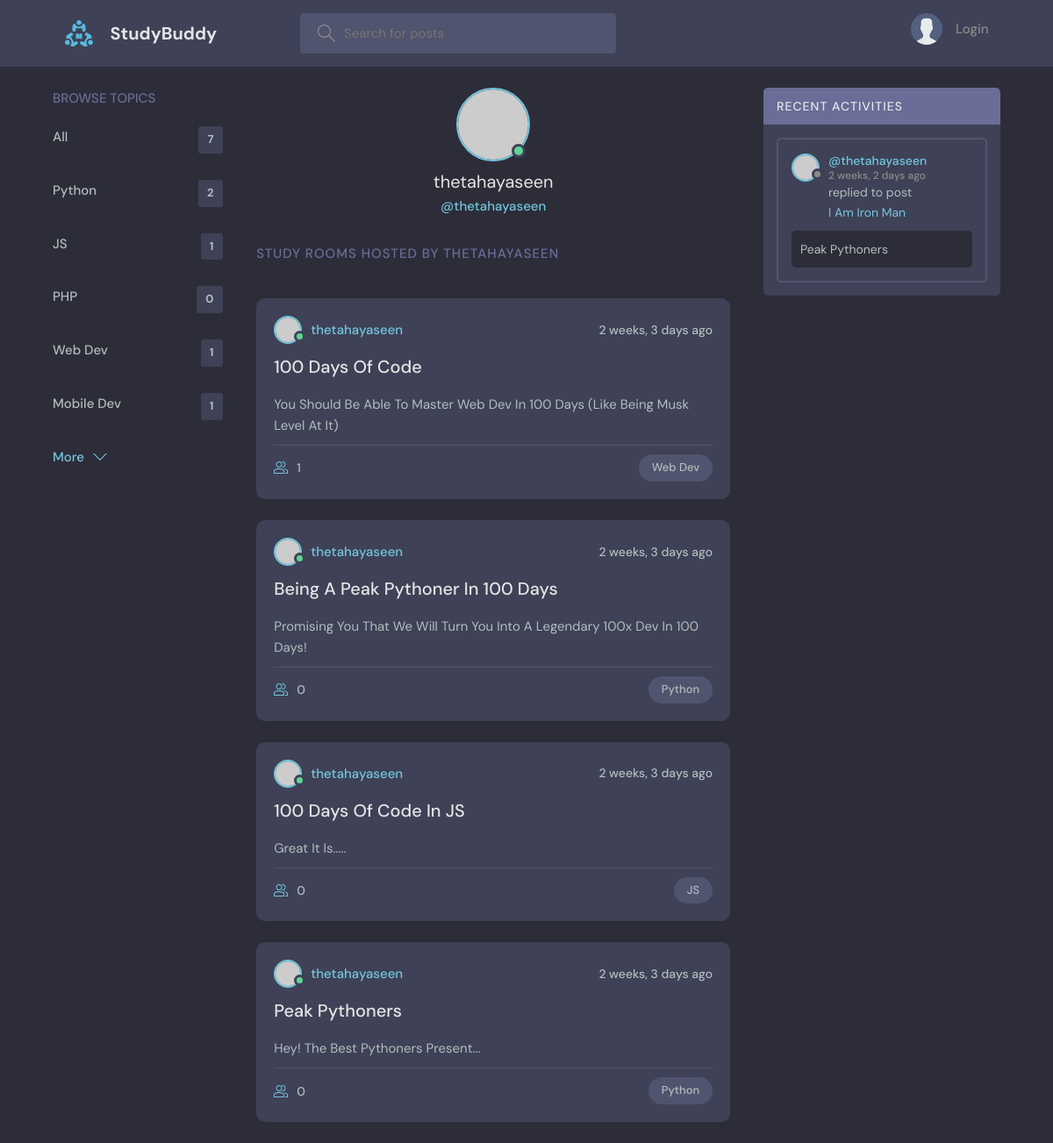
The page /user-profile/1 on the database as committed earlier.
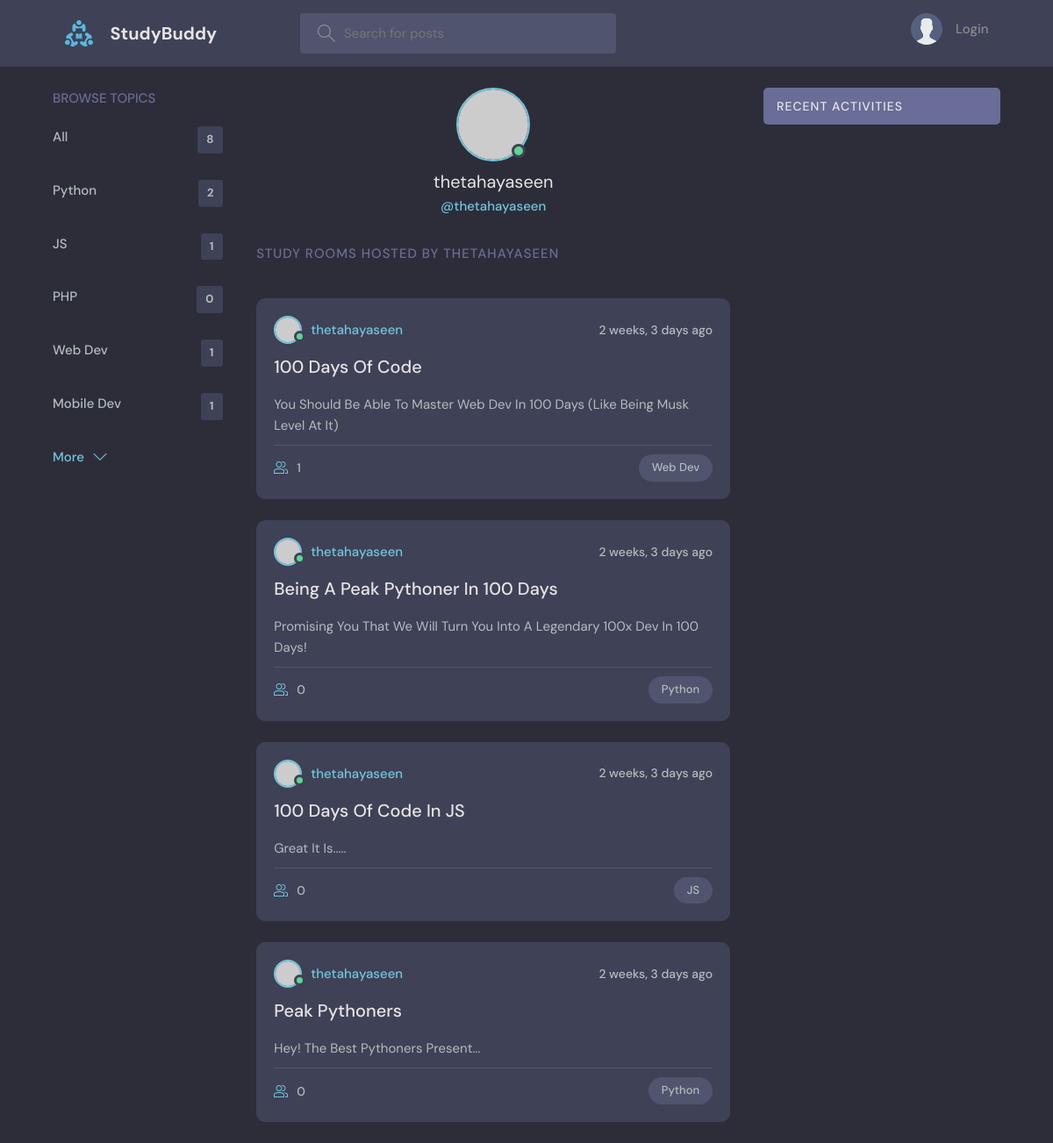
The same page on the database as committed later.
### base/models.py (models this page shows)
class Topic(models.Model):
    name = models.CharField(max_length=200)
    def __str__(self):
        return str(self.name)

class Room(models.Model):
    host = models.ForeignKey(User, on_delete=models.SET_NULL, null = True)
    topic = models.ForeignKey(Topic, on_delete=models.SET_NULL, null = True)
    name = models.CharField(max_length=200)
    description = models.TextField(null=True, blank=True)
    participants = models.ManyToManyField(User, related_name="participants", blank=True)
    updated = models.DateTimeField(auto_now=True)
    created = models.DateTimeField(auto_now_add=True)
    def __str__(self):
        return str(self.name)
    class Meta:
        ordering = ["-updated", "-created"]

class Message(models.Model):
    user = models.ForeignKey(User, on_delete=models.CASCADE)
    room = models.ForeignKey(Room, on_delete=models.CASCADE)
    body = models.TextField()
    updated = models.DateTimeField(auto_now=True)
    created = models.DateTimeField(auto_now_add=True)
    class Meta:
        ordering = ["-updated", "-created"]
    def __str__(self):
        return str(self.body)[0:50]

### base/views.py (the view)
# urls.py: path("user-profile/<str:primary_key>", views.user_profile, name = "user-profile"),
def user_profile(request, primary_key):
    user = User.objects.get(id = primary_key)
    rooms = user.room_set.all()
    activity_feed = user.message_set.all()
    topics = Topic.objects.all()
    all_topics_count = topics.count()
    context = {"user": user, "rooms": rooms, "activity_feed": activity_feed, "topics": topics[0:5], "all_topics_count": all_topics_count}
    return render(request,  "base/profile.html", context)

### base/templates/base/profile.html (shortened to what this page needs)
{% extends "mainlayout.html" %}
{% block content %}
<main class="profile-page layout layout--3">
  <div class="container">
    {% include "base/topic_component.html" %}
    <div class="roomList">
      <div class="profile">
        <div class="profile__avatar">
          <div class="avatar avatar--large active">
            <img src="https://randomuser.me/api/portraits/men/11.jpg" />
          </div>
        </div>
        <div class="profile__info">
          <h3>{{user.username}}</h3>
          <p>@{{user.username}}</p>
        </div>
      </div>
      <div class="roomList__header">
        <div>
          <h2>Study Rooms Hosted by {{user.username}}</h2>
        </div>
      </div>
      {% include "base/rooms_component.html" %}
    </div>
    <div class="activities">
      {% include "base/activity_component.html" %}
    </div>
  </div>
</main>
{% endblock content %}

### base/templates/base/topic_component.html
<div class="topics">
    <div class="topics__header">
      <h2>Browse Topics</h2>
    </div>
    <ul class="topics__list">
    <li>
        <a href="{% url 'home' %}" class="{% if search == '' %} active {% endif %}">All <span>
          {% if all_topics_count %}
          {{all_topics_count}}
          {% else %}
          {{topics.count}}
          {% endif %}
        </span></a>
    </li>
    {% for topic in topics %}
        <li>
            <a href="{% url 'home' %}?search={{topic.name}}" class="{% if search == topic.name %} active {% endif %}"> {{topic.name}} <span>{{topic.room_set.all.count}}</span></a>
        </li>
    {% endfor %}
    </ul>
    <a class="btn btn--link" href="{% url 'topics' %}">
      More
      <svg version="1.1" xmlns="http://www.w3.org/2000/svg" width="32" height="32" viewBox="0 0 32 32">
        <title>chevron-down</title>
        <path d="M16 21l-13-13h-3l16 16 16-16h-3l-13 13z"></path>
      </svg>
    </a>
  </div>

### base/templates/base/rooms_component.html (shortened to what this page needs)
<div class="grid grid-cols-1 md:grid-cols-2 lg:grid-cols-3 gap-4">
    <div class="bg-white border p-4 rounded-md shadow">
    </div>
</div>
{% for room in rooms %}
<div class="roomListRoom">
    <div class="roomListRoom__header">
      <a href="{% url 'user-profile' room.host.id %}" class="roomListRoom__author">
        <div class="avatar avatar--small active">
          <img src="https://randomuser.me/api/portraits/men/11.jpg" />
        </div>
        <span>{{room.host}}</span>
      </a>
      <div class="roomListRoom__actions">
        <span>{{room.created|timesince}} ago</span>
      </div>
    </div>
    <div class="roomListRoom__content">
      <a href="{% url 'room' room.id %}">{{room.name}}</a>
      <p>
        {{room.description}}
    </p>
    </div>
    <div class="roomListRoom__meta">
      <a class="roomListRoom__joined">
        {{room.participants.all.count}}
      </a>
      <p class="roomListRoom__topic">{{room.topic}}</p>
    </div>
  </div>
{% endfor %}

### base/templates/base/activity_component.html (shortened to what this page needs)
<div class="activities">
    <div class="activities__header">
      <h2>Recent Activities</h2>
    </div>
    {% for activity in activity_feed %}
    <div class="activities__box">
      <div class="activities__boxHeader roomListRoom__header">
        <a href="{% url 'user-profile' activity.user.id %}" class="roomListRoom__author">
          <div class="avatar avatar--small">
            <img src="https://randomuser.me/api/portraits/women/11.jpg" />
          </div>
          <p>
            @{{activity.user}}
            <span>{{activity.created|timesince}} ago</span>
          </p>
        </a>
      </div>
      <div class="activities__boxContent">
        <p>replied to post <a href="{% url 'room' activity.room.id %}">{{activity}}</a></p>
        <div class="activities__boxRoomContent">
            {{activity.room}}
        </div>
      </div>
    </div>
    {% endfor %}
</div>

Rows that differ between the two databases and show on the page:
removed Message: user "thetahayaseen", created "2 weeks, 2 days", body "I Am Iron Man", room "Peak Pythoners"
Other text that changed with them:
{{ all_topics_count }}: "7" → "8"
